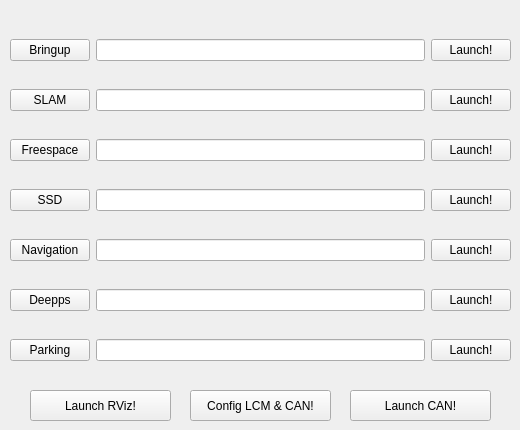
        <widget class="QWidget" name="tabLaunch">
         <attribute name="title">
          <string>Launch</string>
         </attribute>
         <widget class="QWidget" name="horizontalLayoutWidget">
          <property name="geometry">
           <rect>
            <x>10</x>
            <y>80</y>
            <width>501</width>
            <height>41</height>
           </rect>
          </property>
          <layout class="QHBoxLayout" name="horizontalLayout">
           <item>
            <widget class="QPushButton" name="launchFileSlam">
             <property name="text">
              <string>SLAM</string>
             </property>
            </widget>
           </item>
           <item>
            <widget class="QLineEdit" name="launchFilePathSlam"/>
           </item>
           <item>
            <widget class="QPushButton" name="launchSlam">
             <property name="text">
              <string>Launch!</string>
             </property>
            </widget>
           </item>
          </layout>
         </widget>
         <widget class="QWidget" name="horizontalLayoutWidget_2">
          <property name="geometry">
           <rect>
            <x>10</x>
            <y>230</y>
            <width>501</width>
            <height>41</height>
           </rect>
          </property>
          <layout class="QHBoxLayout" name="horizontalLayout_2">
           <item>
            <widget class="QPushButton" name="launchFileNavigation">
             <property name="text">
              <string>Navigation</string>
             </property>
            </widget>
           </item>
           <item>
            <widget class="QLineEdit" name="launchFilePathNavigation"/>
           </item>
           <item>
            <widget class="QPushButton" name="launchNavigation">
             <property name="text">
              <string>Launch!</string>
             </property>
            </widget>
           </item>
          </layout>
         </widget>
         <widget class="QWidget" name="horizontalLayoutWidget_3">
          <property name="geometry">
           <rect>
            <x>10</x>
            <y>30</y>
            <width>501</width>
            <height>41</height>
           </rect>
          </property>
          <layout class="QHBoxLayout" name="horizontalLayout_3">
           <item>
            <widget class="QPushButton" name="launchFileBringup">
             <property name="text">
              <string>Bringup</string>
             </property>
            </widget>
           </item>
           <item>
            <widget class="QLineEdit" name="launchFilePathBringup"/>
           </item>
           <item>
            <widget class="QPushButton" name="launchBringup">
             <property name="text">
              <string>Launch!</string>
             </property>
            </widget>
           </item>
          </layout>
         </widget>
         <widget class="QWidget" name="horizontalLayoutWidget_4">
          <property name="geometry">
           <rect>
            <x>10</x>
            <y>130</y>
            <width>501</width>
            <height>41</height>
           </rect>
          </property>
          <layout class="QHBoxLayout" name="horizontalLayout_4">
           <item>
            <widget class="QPushButton" name="launchFileFreespace">
             <property name="text">
              <string>Freespace</string>
             </property>
            </widget>
           </item>
           <item>
            <widget class="QLineEdit" name="launchFilePathFreespace"/>
           </item>
           <item>
            <widget class="QPushButton" name="launchFreespace">
             <property name="text">
              <string>Launch!</string>
             </property>
            </widget>
           </item>
          </layout>
         </widget>
         <widget class="QWidget" name="horizontalLayoutWidget_5">
          <property name="geometry">
           <rect>
            <x>10</x>
            <y>280</y>
            <width>501</width>
            <height>41</height>
           </rect>
          </property>
          <layout class="QHBoxLayout" name="horizontalLayout_5">
           <item>
            <widget class="QPushButton" name="launchFileDeepps">
             <property name="text">
              <string>Deepps</string>
             </property>
            </widget>
           </item>
           <item>
            <widget class="QLineEdit" name="launchFilePathDeepps"/>
           </item>
           <item>
            <widget class="QPushButton" name="launchDeepps">
             <property name="text">
              <string>Launch!</string>
             </property>
            </widget>
           </item>
          </layout>
         </widget>
         <widget class="QWidget" name="horizontalLayoutWidget_6">
          <property name="geometry">
           <rect>
            <x>10</x>
            <y>180</y>
            <width>501</width>
            <height>41</height>
           </rect>
          </property>
          <layout class="QHBoxLayout" name="horizontalLayout_6">
           <item>
            <widget class="QPushButton" name="launchFileSsd">
             <property name="text">
              <string>SSD</string>
             </property>
            </widget>
           </item>
           <item>
            <widget class="QLineEdit" name="launchFilePathSsd"/>
           </item>
           <item>
            <widget class="QPushButton" name="launchSsd">
             <property name="text">
              <string>Launch!</string>
             </property>
            </widget>
           </item>
          </layout>
         </widget>
         <widget class="QWidget" name="horizontalLayoutWidget_7">
          <property name="geometry">
           <rect>
            <x>10</x>
            <y>330</y>
            <width>501</width>
            <height>41</height>
           </rect>
          </property>
          <layout class="QHBoxLayout" name="horizontalLayout_7">
           <item>
            <widget class="QPushButton" name="launchFileParking">
             <property name="text">
              <string>Parking</string>
             </property>
            </widget>
           </item>
           <item>
            <widget class="QLineEdit" name="launchFilePathParking"/>
           </item>
           <item>
            <widget class="QPushButton" name="launchParking">
             <property name="text">
              <string>Launch!</string>
             </property>
            </widget>
           </item>
          </layout>
         </widget>
         <widget class="QPushButton" name="launchRviz">
          <property name="geometry">
           <rect>
            <x>30</x>
            <y>390</y>
            <width>141</width>
            <height>31</height>
           </rect>
          </property>
          <property name="text">
           <string>Launch RViz!</string>
          </property>
         </widget>
         <widget class="QPushButton" name="launchCAN">
          <property name="geometry">
           <rect>
            <x>350</x>
            <y>390</y>
            <width>141</width>
            <height>31</height>
           </rect>
          </property>
          <property name="text">
           <string>Launch CAN!</string>
          </property>
         </widget>
         <widget class="QPushButton" name="configLcmCAN">
          <property name="geometry">
           <rect>
            <x>190</x>
            <y>390</y>
            <width>141</width>
            <height>31</height>
           </rect>
          </property>
          <property name="text">
           <string>Config LCM &amp;&amp; CAN!</string>
          </property>
         </widget>
        </widget>
